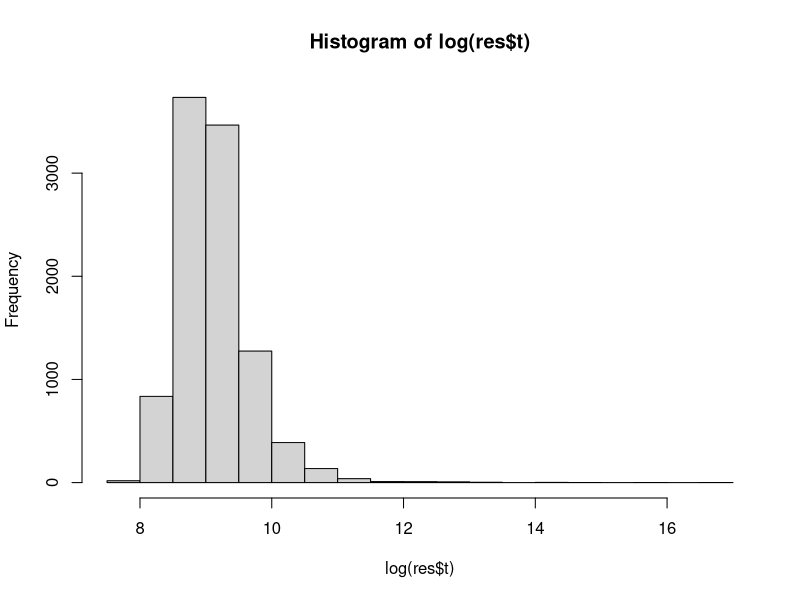
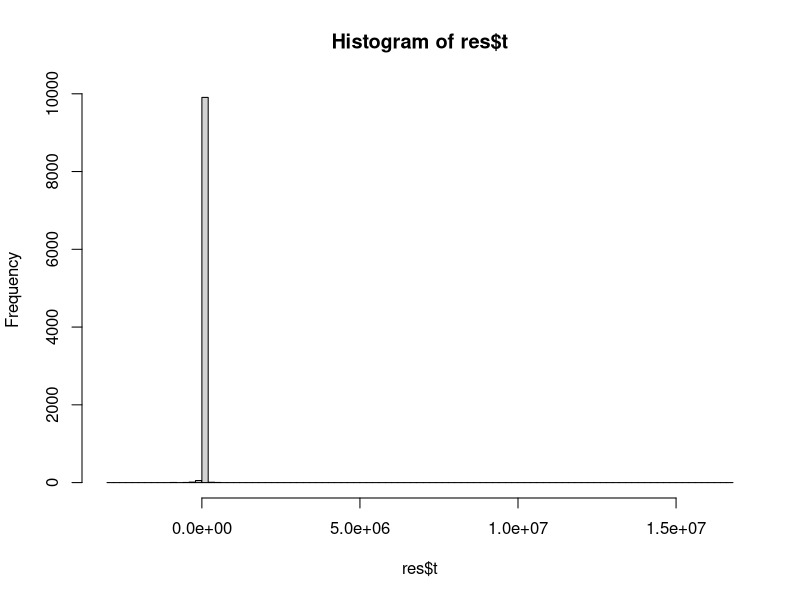

Here is the R script that generated these plots, in order: (Note: this script raises an error after producing the figures.)
library(dplyr)
library(boot)

CEdata = read.csv(file="costefficacydata.csv", header=TRUE, sep=",")
CEdata$event = as.factor(CEdata$event)


trtOne = filter(CEdata, CEdata$trt == 1)
trtTwo = filter(CEdata, CEdata$trt == 2)

eventProp <- function(d){
  alive = sum(d$event == 1)
  return(alive/dim(d)[1])
}

CE <- function(data, i){
  
  data = data[i,]
  
  trtOne = filter(data, data$trt == 1)
  trtTwo = filter(data, data$trt == 2)
  
  p1 <- eventProp(trtOne)
  p2 <- eventProp(trtTwo)
  E <- p1 - p2
  
  C = mean(trtOne$costs) - mean(trtTwo$costs)

  return(C/E)
}

res <- boot(CEdata, CE, R=10000, stype = "i")
boot.ci(res, type = "all")

sd = sd(res$t)
se = sd/sqrt(10000)

res$t0 + 1.96*se
res$t0 - 1.96*se

hist(log(res$t))
hist(res$t, breaks = 100)






sep1 <- sqrt(p1*(1-p1)/ dim(data)[1])
SE_C <- sqrt(SEmeanOne^2 + SEmeanTwo^2)


SDone <- sd(trtOne$costs)  # standard deviation cost one
SDTwo <- sd(trtTwo$costs)  # standard deviation cost two

SEmeanOne <- SDone / sqrt(dim(trtOne)[1])
SEmeanTwo <- SDTwo / sqrt(dim(trtTwo)[1])

CIsemean1Plus <- mean(trtOne$costs) + 1.96 * SEmeanOne
CIsemean1Min <- mean(trtOne$costs) - 1.96 * SEmeanOne

# CI(E) = (1024 - 966)

CIsemean2Plus <- mean(trtTwo$costs) + 1.96 * SEmeanTwo
CIsemean2Min <- mean(trtTwo$costs) - 1.96 * SEmeanTwo

# CI(E) = (40 - 38)



seE <- sqrt(sep1^2 + sep2^2)

# 95% CI for seE
CIeffPlus <- E + 1.96 * seE 
CieffMin  <- E - 1.96 * seE



sep1 <- sqrt(p1*(1-p1)/ dim(CEdata)[1])

CIp1Plus <- p1 + 1.96 * sep1
CIp1Min <- p1 - 1.96 * sep1

# 95% CI P1 = (0.423 - 0.329)

sep2 <- sqrt(p2*(1-p2)/409)

CIp2Plus <- p2 + 1.96 * sep2
CIp2Min <- p2 - 1.96 * sep2

# 95% CI P2 = (0.36 - 0.27)